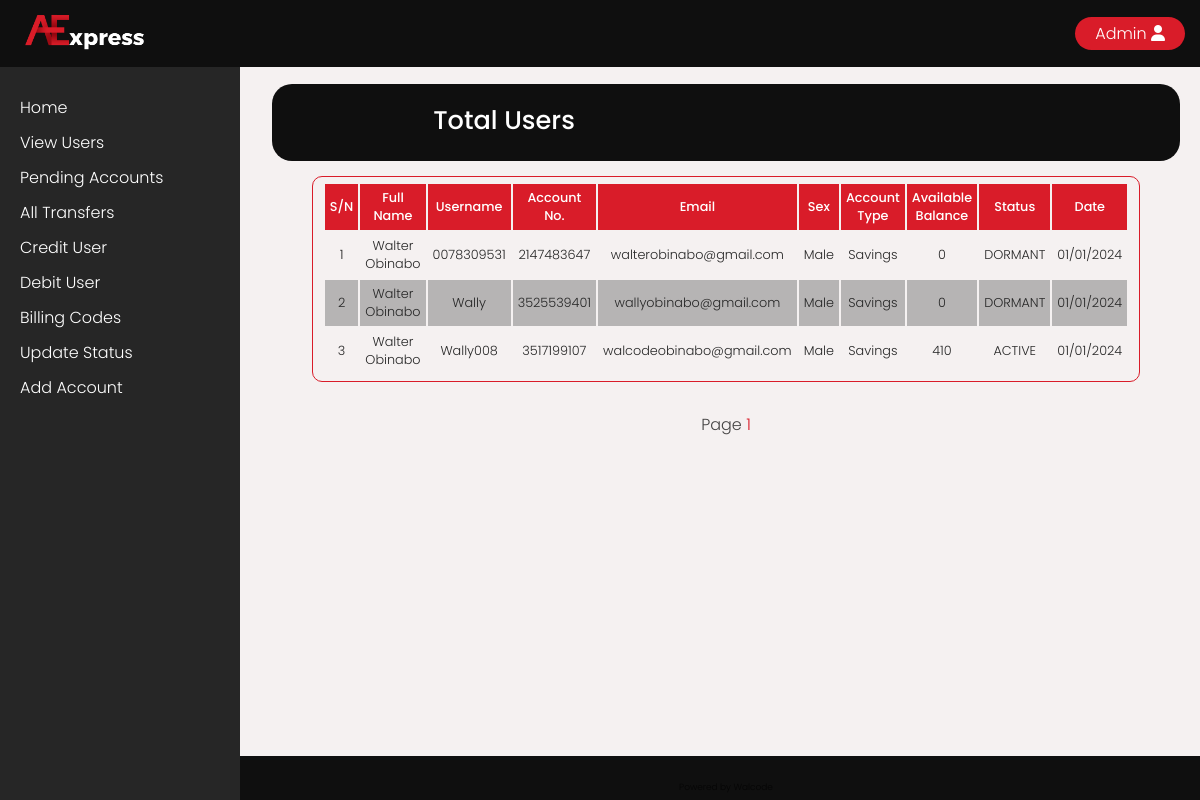
Page /admin/users.php (signed in) on the committed database.
### tables this page shows
CREATE TABLE `account` (
  `acct_id` int(11) NOT NULL,
  `acct_no` varchar(225) NOT NULL,
  `pic` varchar(225) NOT NULL,
  `uname` varchar(225) NOT NULL,
  `fname` varchar(225) NOT NULL,
  `lname` varchar(225) NOT NULL,
  `pass` varchar(500) NOT NULL,
  `dob` varchar(225) NOT NULL,
  `email` varchar(400) NOT NULL,
  `phone` varchar(225) NOT NULL,
  `addr` varchar(225) NOT NULL,
  `sex` varchar(225) NOT NULL,
  `marry` varchar(225) NOT NULL,
  `work` varchar(225) NOT NULL,
  `country` varchar(225) NOT NULL,
  `state` varchar(225) NOT NULL,
  `currency` varchar(225) NOT NULL,
  `type` varchar(225) NOT NULL,
  `status` enum('ACTIVE','DORMANT','CLOSED','SUSPENDED','REGISTERED') NOT NULL,
  `otp` int(11) DEFAULT NULL,
  `billing_code` enum('OTP','COT','PIN') NOT NULL,
  `a_bal` int(11) NOT NULL,
  `pin` int(200) NOT NULL,
  `imf` int(200) NOT NULL,
  `cot` int(200) NOT NULL,
  `date` varchar(225) NOT NULL
);

### admin/includes/count.inc.php (called while the page is built, shortened)
<?php
$qAccount = "SELECT * FROM account";
$stmtAccount = mysqli_prepare($con, $qAccount);
mysqli_stmt_execute($stmtAccount);
$rAccount = mysqli_stmt_get_result($stmtAccount);
$accountNumRows = mysqli_num_rows($rAccount);
?>

### admin/users.php (the view, shortened to what this page needs)
<?php
include_once "../config/dbconfig.php";
include_once "includes/count.inc.php";
    include "includes/head.php";
?>
<div class="admin-section">
    <div class="balance" style="background: var(--dark-black);">
        <div class="left">
            <p><span class="bold-amount">Total Users</span></p>
        </div>
        <div class="right">
        </div>
    </div>
    <?php
        $limit = 10;
        $page = isset($_GET['page']) ? $_GET['page'] : 1;
        $offset = ($page - 1) * $limit;
        $qAccount .= " ORDER BY date DESC LIMIT $limit OFFSET $offset";
        $stmtAccount = mysqli_prepare($con, $qAccount);
        mysqli_stmt_execute($stmtAccount);
        $result = mysqli_stmt_get_result($stmtAccount);
        $numRows = mysqli_num_rows($result);
        if($numRows > 0){
            echo'
                <div class="table-container">
                    <table>
                        <tr>
                            <th>S/N</th>
                            <th>Full Name</th>
                            <th>Username</th>
                            <th>Account No.</th>
                            <th>Email</th>
                            <th>Sex</th>
                            <th>Account Type</th>
                            <th>Available Balance</th>
                            <th>Status</th>
                            <th>Date</th>
                        </tr>';
                        $sn = 1;
                        while($row2 = mysqli_fetch_array($result)){
                            echo '<tr>
                            <td>'.$sn.'</td>
                            <td>'.$row2['lname'].' '.$row2['fname'].'</td>
                            <td>'.$row2['uname'].'</td>
                            <td>'.$row2['acct_no'].'</td>
                            <td>'.$row2['email'].'</td>
                            <td>'.$row2['sex'].'</td>
                            <td>'.$row2['type'].'</td>
                            <td>'.$row2['a_bal'].'</td>
                            <td>'.$row2['status'].'</td>
                            <td>'.$row2['date'].'</td>
                                </tr>
                                ';
                            $sn++;
                        }
                    echo '</table>
                    </div>';
            $totalPages = ceil($accountNumRows / $limit);
            echo '<div class="history" style="border: none;">';
                    for($i = 1; $i <= $totalPages; $i++){
                        echo '<div class="right">Page <a href="?page=' . $i . '">' . $i . '</a></div>';
                    }
        }else{
            echo '<div class="history">
                            <div class="left">
                                <h4>No Pending Account...</h4>
                            </div>
                        <div>';
        }
    ?>
<?php include "includes/foot.php"; ?>

### assets/css/main.css (style rules this page uses)
* { box-sizing: border-box; margin: 0; padding: 0; }
:root { --white-color: rgb(255, 255, 255); --blue-color: rgb(37, 72, 175); --blue-dim-color: rgb(16, 48, 143); --red-color: rgb(217, 28, 41); --red-dim-color: rgb(175, 8, 19); --bg-grey: rgb(245, 241, 241); --black-color: rgb(38, 38, 38); --opacity-black: rgba(0, 0, 0, 0.726); --dark-black: rgb(15, 15, 15); --dark-grey: rgb(182, 180, 180); --green-color: rgb(1, 243, 102); }
body { font-family: Poppins, Georgia, 'Times New Roman', Times, serif; background-color: var(--bg-grey); color: var(--black-color); margin: 0 auto; padding: 0 ; width: 100%; position: relative; }
p { font-size: 0.9em; color: var(--black-color); margin: 5px auto; line-height: 180%; }
a { color: var(--red-color); text-decoration: none; }
.admin-section { margin: 7% auto 10% 21%; padding: 0 20px; max-width: 950px; }
.balance { width: 100%; background: var(--red-color); border-radius: 20px; display: flex; justify-content: center; flex-flow: row nowrap; color: var(--white-color); padding: 20px 10px; text-align: center; }
.balance p { font-size: 0.8em; color: var(--white-color); }
.balance .left { flex: 1; text-align: center; align-self: stretch; margin: 0 auto; }
.balance .right { flex: 1; text-align: center; align-self: stretch; margin: 0 auto; }
.bold-amount { font-size: 2em; font-weight: bold; }
.history { width: 100%; background: var(--dark-white); border-radius: 10px; border: 1px solid var(--red-color); display: flex; justify-content: center; flex-flow: row nowrap; color: var(--opacity-black); padding: 10px; text-align: center; margin: 5px auto; }
.history .right { flex: 1; text-align: center; align-self: stretch; margin: 0 auto; }
.table-container { overflow-x: auto; }
table { border-collapse: separate; width: 75%; border-radius: 10px; border: 1px solid var(--red-color); margin: 15px auto; padding: 5px 10px; }
tr:nth-of-type(odd) { background: var(--dark-grey); }
tr:nth-of-type(even) { background: var(--bg-grey); }
th { font-weight: bold; font-size: 0.8em; background: var(--red-color); color: var(--white-color); padding: 5px; text-align: center; }
td { text-align: center; padding: 5px; font-size: 0.8em }

### rows in the picture
account: lname "Walter", fname "Obinabo", uname "0078309531", acct_no "2147483647", email "walterobinabo@gmail.com", sex "Male", type "Savings", a_bal "0", status "DORMANT", date "01/01/2024"
account: lname "Walter", fname "Obinabo", uname "Wally", acct_no "3525539401", email "wallyobinabo@gmail.com", sex "Male", type "Savings", a_bal "0", status "DORMANT", date "01/01/2024"
account: lname "Walter", fname "Obinabo", uname "Wally008", acct_no "3517199107", email "walcodeobinabo@gmail.com", sex "Male", type "Savings", a_bal "410", status "ACTIVE", date "01/01/2024"
